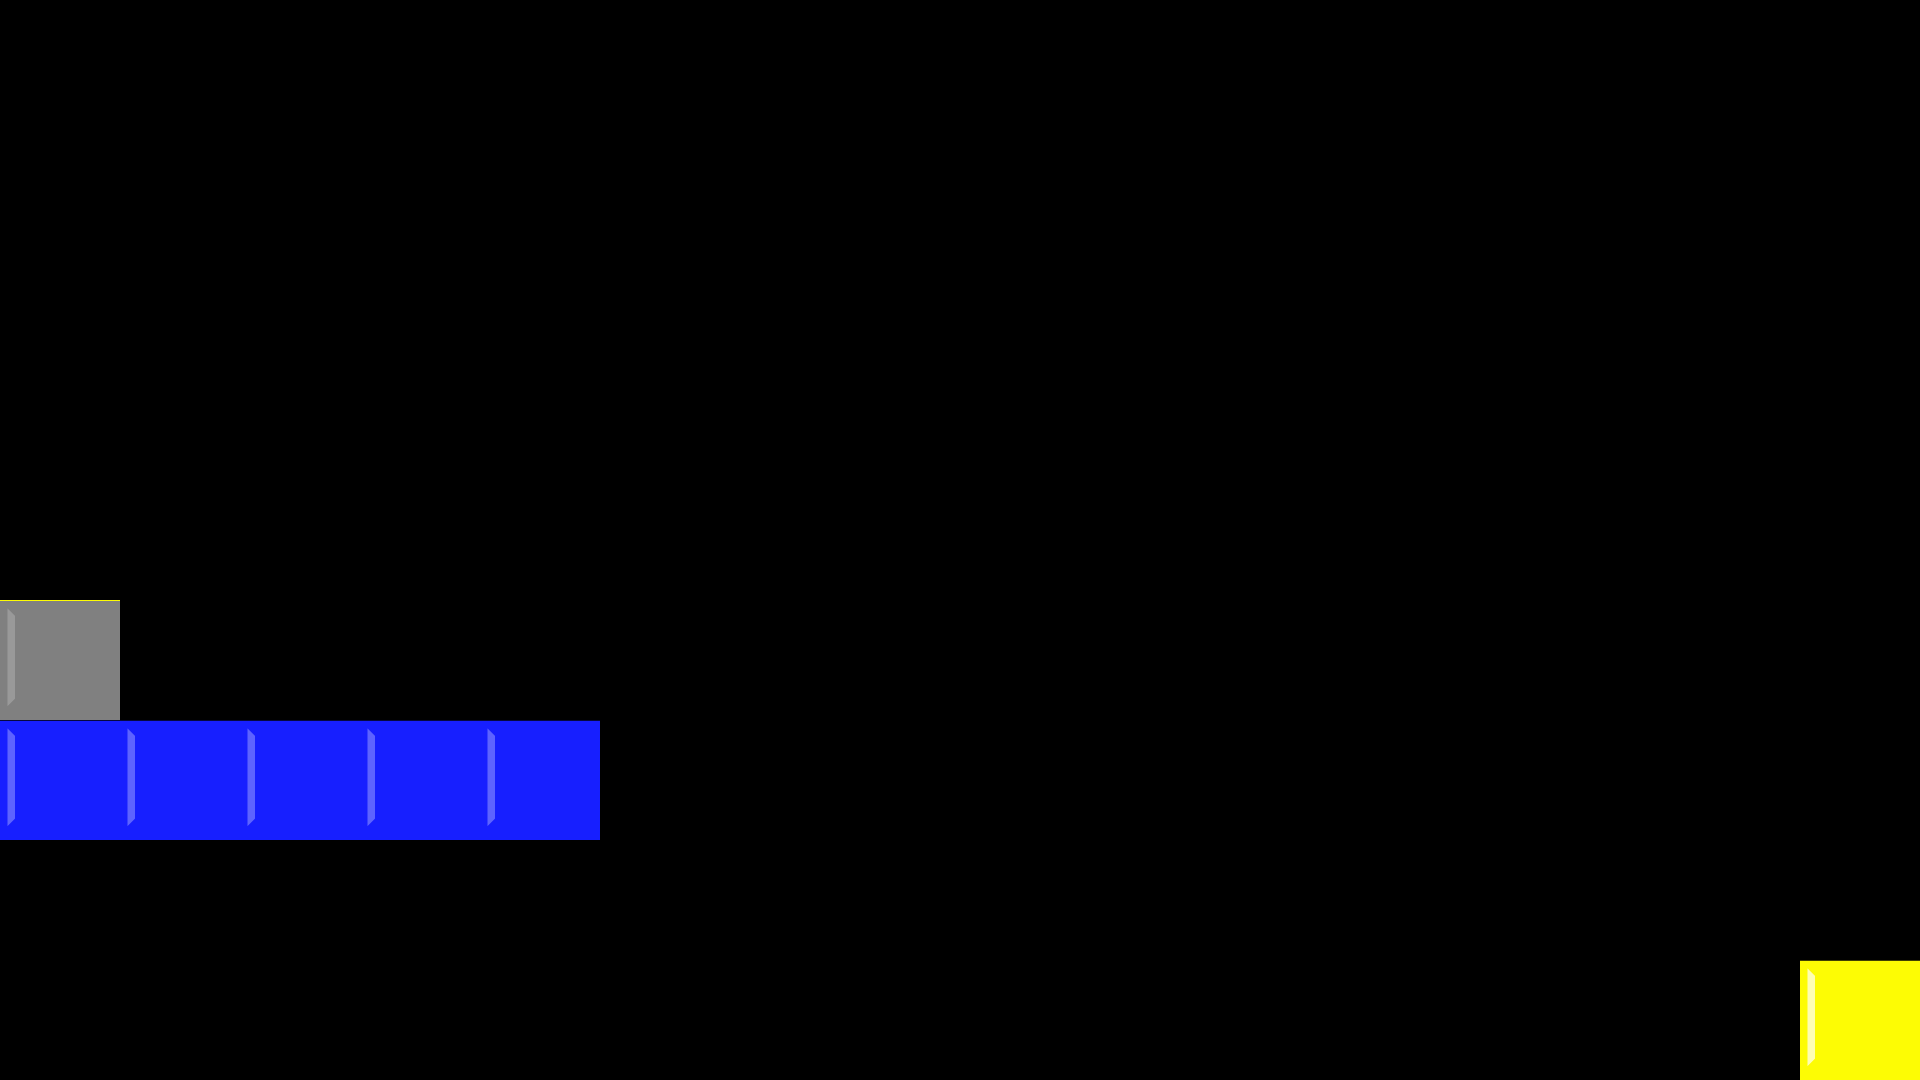

A 2D game scene composited from a Tiled map and its tileset images. What follows is a short description and the map's XML, with each tile layer's data collapsed to a summary:
An orthogonal 16x9 tile map with 120x120 px tiles, 1 tile layer (Tile Layer 1) and 7 objects.

<map version="1.0" orientation="orthogonal" renderorder="right-down" width="16" height="9" tilewidth="120" tileheight="120" nextobjectid="8">
 <tileset firstgid="1" name="tilemap" tilewidth="120" tileheight="120" tilecount="20">
  <image source="../art/tilemap.png" width="480" height="601" />
 </tileset>
 <layer name="Tile Layer 1" width="16" height="9">
  <data>[144 cells, 7 non-empty, 3 distinct tile ids]</data>
 </layer>
 <objectgroup name="blue">
  <object id="1" x="0" y="720" width="120" height="120" />
  <object id="2" x="120" y="720" width="120" height="120" />
  <object id="3" x="240" y="720" width="120" height="120" />
  <object id="4" x="360" y="720" width="120" height="120" />
  <object id="5" x="480" y="720" width="120" height="120" />
 </objectgroup>
 <objectgroup name="yellow">
  <object id="6" x="1800" y="960" width="120" height="120" />
 </objectgroup>
 <objectgroup name="goal">
  <object id="7" x="0" y="600" width="120" height="120" />
 </objectgroup>
</map>
